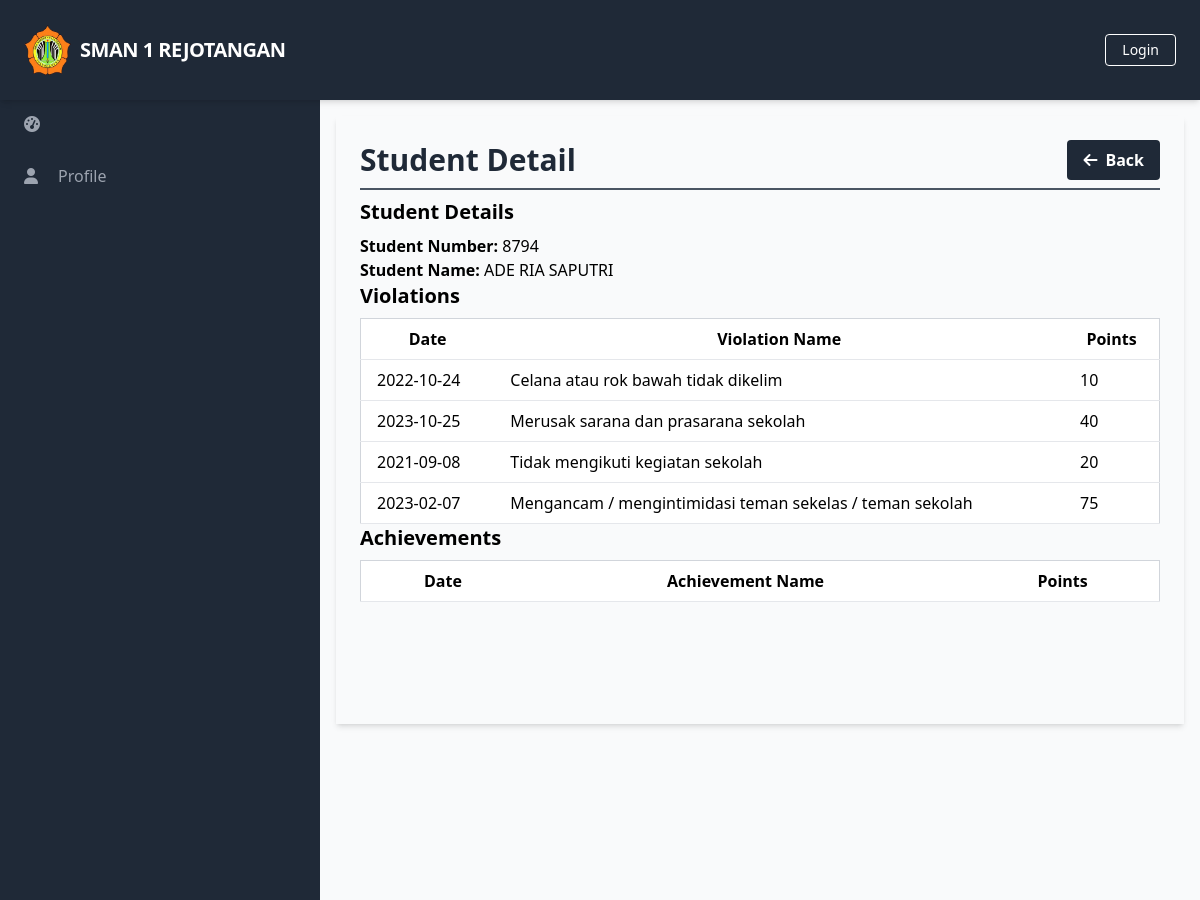
The app's page /manage_student_violationhandlings/manage_student_violationhandlings_detail.php?student_id=3397 with its own data.
### tables this page shows
CREATE TABLE `Students` (
  `StudentID` int(11) NOT NULL,
  `StudentNumber` varchar(20) DEFAULT NULL,
  `Religion` varchar(20) DEFAULT NULL,
  `ParentGuardianFullName` varchar(100) DEFAULT NULL,
  `ParentGuardianAddress` varchar(256) DEFAULT NULL,
  `ParentGuardianPhoneNumber` varchar(20) DEFAULT NULL,
  `ParentGuardianEmail` varchar(100) DEFAULT NULL,
  `ClassID` int(11) DEFAULT NULL,
  `UserID` int(11) DEFAULT NULL
);

CREATE TABLE `Users` (
  `UserID` int(11) NOT NULL,
  `Username` varchar(50) NOT NULL,
  `Password` varchar(255) NOT NULL,
  `Email` varchar(100) NOT NULL,
  `FullName` varchar(100) DEFAULT NULL,
  `DateOfBirth` date DEFAULT NULL,
  `Gender` varchar(10) DEFAULT NULL,
  `Address` text DEFAULT NULL,
  `PhoneNumber` varchar(20) DEFAULT NULL,
  `RoleID` int(11) DEFAULT NULL,
  `AccountCreationDate` timestamp NOT NULL DEFAULT current_timestamp() ON UPDATE current_timestamp(),
  `LastLogin` datetime DEFAULT NULL,
  `AccountStatus` varchar(20) DEFAULT NULL,
  `ProfilePictureURL` varchar(255) DEFAULT NULL,
  `ActivationStatus` varchar(20) DEFAULT NULL
);

CREATE TABLE `StudentViolations` (
  `StudentViolationID` int(11) NOT NULL,
  `StudentID` int(11) DEFAULT NULL,
  `ViolationID` int(11) DEFAULT NULL,
  `Date` date DEFAULT NULL,
  `Time` time DEFAULT NULL,
  `CreatedAt` timestamp NOT NULL DEFAULT current_timestamp(),
  `UpdatedAt` timestamp NOT NULL DEFAULT current_timestamp() ON UPDATE current_timestamp()
);

CREATE TABLE `MasterViolations` (
  `ViolationID` int(11) NOT NULL,
  `ViolationType` varchar(255) NOT NULL,
  `ViolationName` varchar(255) NOT NULL,
  `Points` int(11) NOT NULL
);

### public/manage_student_violationhandlings/manage_student_violationhandlings_detail.php (the view, shortened to what this page needs)
<?php
require_once('../../database/connection.php');
$studentID = isset($_GET['student_id']) ? intval($_GET['student_id']) : null;
$query = "SELECT Students.StudentID,
                 Students.StudentNumber,
                 Users.FullName AS StudentName
          FROM Students
          JOIN Users ON Students.UserID = Users.UserID
          WHERE Students.StudentID = $studentID";
$result = mysqli_query($conn, $query);
$studentDetails = mysqli_fetch_assoc($result);
$queryViolations = "SELECT StudentViolations.Date, MasterViolations.ViolationName, MasterViolations.Points
                    FROM StudentViolations
                    JOIN MasterViolations ON StudentViolations.ViolationID = MasterViolations.ViolationID
                    WHERE StudentViolations.StudentID = $studentID";
$resultViolations = mysqli_query($conn, $queryViolations);
?>
<?php include_once('../components/header.php'); ?>
<div class="h-screen flex flex-col">
    <?php include('../components/navbar.php'); ?>
    <div class="flex-grow bg-gray-50 flex flex-row shadow-md">
        <?php include('../components/sidebar.php'); ?>
        <main class="bg-gray-50 flex flex-col flex-1 overflow-y-scroll h-screen flex-shrink-0 sc-hide pb-40">
            <div class="flex items-start justify-start p-6 shadow-md m-4 flex-1 flex-col">
                <div class="flex flex-row justify-between items-center w-full border-b-2 border-gray-600 mb-2 pb-2">
                    <h1 class="text-3xl text-gray-800 font-semibold w-full">Student Detail</h1>
                    <div class="flex flex-row justify-end items-center">
                        <a href="manage_student_violationhandlings_list.php" class="bg-gray-800 hover-bg-gray-700 text-white font-bold py-2 px-4 rounded inline-flex items-center space-x-2">
                            <i class="fas fa-arrow-left"></i>
                            <span>Back</span>
                        </a>
                    </div>
                </div>
                <div class="flex flex-col w-full">
                    <h2 class="text-xl font-semibold mb-2">Student Details</h2>
                    <p><strong>Student Number:</strong> <?php echo $studentDetails['StudentNumber']; ?></p>
                    <p><strong>Student Name:</strong> <?php echo $studentDetails['StudentName']; ?></p>
                    <h2 class="text-xl font-semibold mb-2">Violations</h2>
                    <table class="min-w-full bg-white border border-gray-300">
                        <thead>
                            <tr>
                                <th class="py-2 px-4 border-b">Date</th>
                                <th class="py-2 px-4 border-b">Violation Name</th>
                                <th class="py-2 px-4 border-b">Points</th>
                            </tr>
                        </thead>
                        <tbody>
                            <?php
                            while ($row = mysqli_fetch_assoc($resultViolations)) {
                                echo '<tr>';
                                echo '<td class="py-2 px-4 border-b">' . $row['Date'] . '</td>';
                                echo '<td class="py-2 px-4 border-b">' . $row['ViolationName'] . '</td>';
                                echo '<td class="py-2 px-4 border-b">' . $row['Points'] . '</td>';
                                echo '</tr>';
                            }
                            ?>
                        </tbody>
                    </table>
                    <h2 class="text-xl font-semibold mb-2">Achievements</h2>
                    <table class="min-w-full bg-white border border-gray-300">
                        <thead>
                            <tr>
                                <th class="py-2 px-4 border-b">Date</th>
                                <th class="py-2 px-4 border-b">Achievement Name</th>
                                <th class="py-2 px-4 border-b">Points</th>
                            </tr>
                        </thead>
                    </table>
                </div>
            </div>
        </main>
    </div>
</div>
</body>

### records on screen
students: StudentNumber "8794", UserID.FullName "ADE RIA SAPUTRI"
studentviolations: Date "2022-10-24", ViolationID.ViolationName "Celana atau rok bawah tidak dikelim", ViolationID.Points "10"
studentviolations: Date "2023-10-25", ViolationID.ViolationName "Merusak sarana dan prasarana sekolah", ViolationID.Points "40"
studentviolations: Date "2021-09-08", ViolationID.ViolationName "Tidak mengikuti kegiatan sekolah", ViolationID.Points "20"
studentviolations: Date "2023-02-07", ViolationID.ViolationName "Mengancam / mengintimidasi teman sekelas / teman sekolah", ViolationID.Points "75"

### other values on screen
$baseTitle "SMAN 1 REJOTANGAN"
